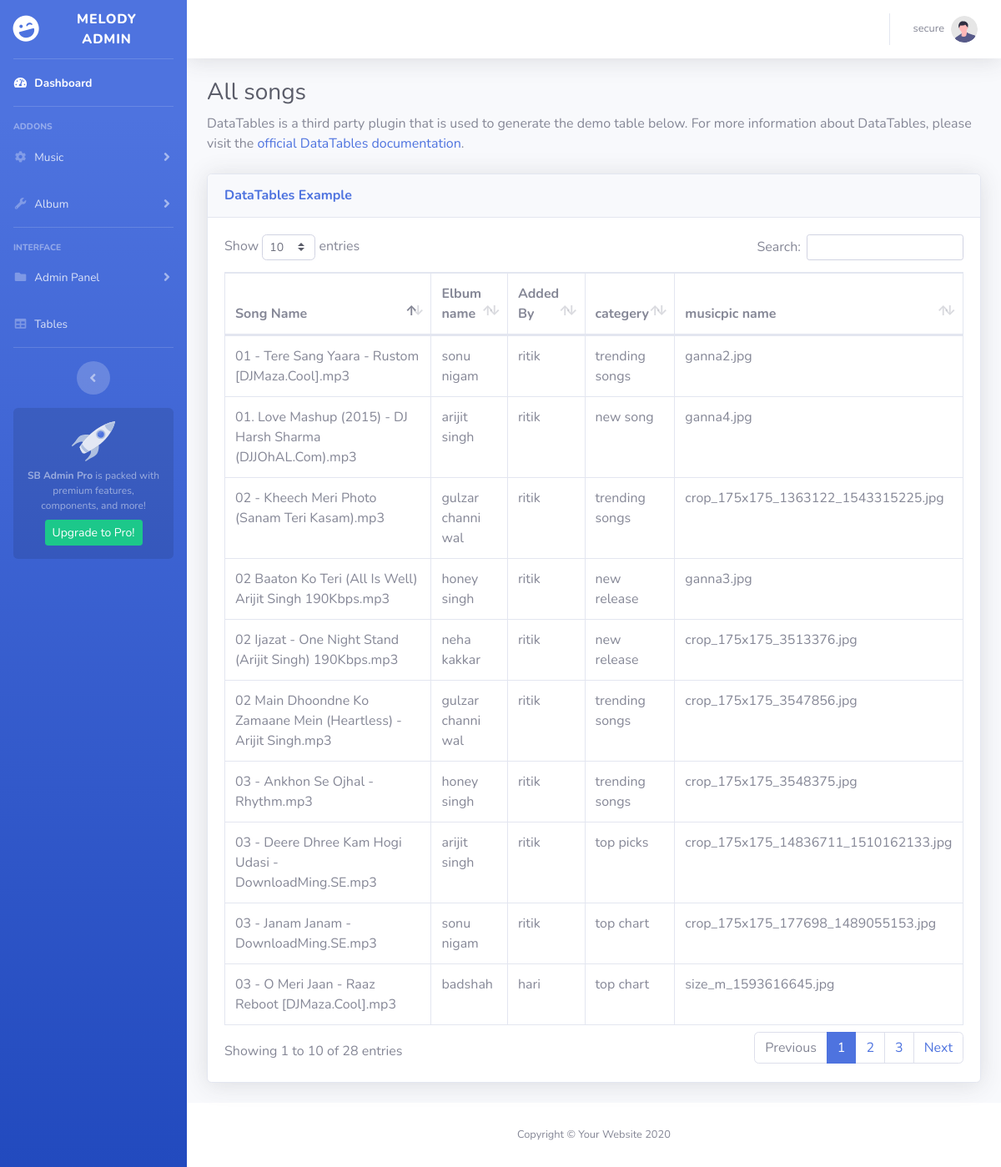
The app's page /Admin/view-music.php (signed in) with its own data.
### tables this page shows
CREATE TABLE IF NOT EXISTS `music` (
  `sr` int(11) NOT NULL AUTO_INCREMENT,
  `music` varchar(100) NOT NULL,
  `addedby` varchar(20) NOT NULL,
  `Elbum` varchar(50) NOT NULL,
  `categery` varchar(50) NOT NULL,
  `musicpic` varchar(100) NOT NULL,
  PRIMARY KEY (`sr`),
  UNIQUE KEY `music` (`music`)
);

### Admin/view-music.php (the view, shortened to what this page needs)
<!DOCTYPE html>
<html lang="en">
<head>
    <link href="vendor/fontawesome-free/css/all.min.css" rel="stylesheet" type="text/css">
    <link href="css/sb-admin-2.min.css" rel="stylesheet">
    <link href="vendor/datatables/dataTables.bootstrap4.min.css" rel="stylesheet">
</head>
<body id="page-top">
    <div id="wrapper">
      <?php
     include('nav.php');
?>
        <div id="content-wrapper" class="d-flex flex-column">
            <div id="content">
                <?php
                include('topbar.php');
                ?>
                <div class="container-fluid">
                    <h1 class="h3 mb-2 text-gray-800">All songs</h1>
                    <p class="mb-4">DataTables is a third party plugin that is used to generate the demo table below.
                        For more information about DataTables, please visit the <a target="_blank"
                            href="https://datatables.net">official DataTables documentation</a>.</p>
<?php
  include '../common/config.php';
  $sql="Select * from music ";
  $result=mysqli_query($conn, $sql);
  $num=mysqli_num_rows($result);
?>
                    <div class="card shadow mb-4">
                        <div class="card-header py-3">
                            <h6 class="m-0 font-weight-bold text-primary">DataTables Example</h6>
                        </div>
                        <div class="card-body">
                            <div class="table-responsive">
                                <table class="table table-bordered" id="dataTable" width="100%" cellspacing="0">
                                    <thead>
                                        <tr>
                                            <th>Song Name</th>
                                            <th>Elbum name</th>
                                            <th>Added By</th>
                                            <th>categery</th>
                                            <th>musicpic name</th>
                                        </tr>
                                    </thead>
                                    <tbody>
                                    <?php
                               if($num>0){
                                   while($row= mysqli_fetch_assoc($result)){
                                    ?>
                                    <tr>
                                    <td><?php echo $row['music'];  ?></td>
                                    <td><?php echo $row['Elbum'];   ?></td>
                                    <td><?php echo $row['addedby'];   ?></td>
                                    <td><?php echo $row['categery'];   ?></td>
                                    <td><?php echo $row['musicpic'];      ?></td>
                                     </tr>
                                  <?php
                                   }
                                   }
                                   else{
                                       echo "no record found";
                                   }
                                   ?>
                                    </tbody>
                                </table>
                            </div>
                        </div>
                    </div>
                </div>
            </div>
            <footer class="sticky-footer bg-white">
                <div class="container my-auto">
                    <div class="copyright text-center my-auto">
                        <span>Copyright &copy; Your Website 2020</span>
                    </div>
                </div>
            </footer>
        </div>
    </div>
</body>
</html>

### records on screen
music: music "01 - Tere Sang Yaara - Rustom [DJMaza.Cool].mp3", Elbum "sonu nigam", addedby "ritik", categery "trending songs", musicpic "ganna2.jpg"
music: music "02 Baaton Ko Teri (All Is Well) Arijit Singh 190Kbps.mp3", Elbum "honey singh", addedby "ritik", categery "new release", musicpic "ganna3.jpg"
music: music "01. Love Mashup (2015) - DJ Harsh Sharma (DJJOhAL.Com).mp3", Elbum "arijit singh", addedby "ritik", categery "new song", musicpic "ganna4.jpg"
music: music "03 - Janam Janam - DownloadMing.SE.mp3", Elbum "sonu nigam", addedby "ritik", categery "top chart", musicpic "crop_175x175_177698_1489055153.jpg"
music: music "02 - Kheech Meri Photo (Sanam Teri Kasam).mp3", Elbum "gulzar channi wal", addedby "ritik", categery "trending songs", musicpic "crop_175x175_1363122_1543315225.jpg"
music: music "02 Ijazat - One Night Stand (Arijit Singh) 190Kbps.mp3", Elbum "neha kakkar", addedby "ritik", categery "new release", musicpic "crop_175x175_3513376.jpg"
music: music "02 Main Dhoondne Ko Zamaane Mein (Heartless) - Arijit Singh.mp3", Elbum "gulzar channi wal", addedby "ritik", categery "trending songs", musicpic "crop_175x175_3547856.jpg"
music: music "03 - Ankhon Se Ojhal - Rhythm.mp3", Elbum "honey singh", addedby "ritik", categery "trending songs", musicpic "crop_175x175_3548375.jpg"
music: music "03 - Deere Dhree Kam Hogi Udasi - DownloadMing.SE.mp3", Elbum "arijit singh", addedby "ritik", categery "top picks", musicpic "crop_175x175_14836711_1510162133.jpg"
music: music "03 - O Meri Jaan - Raaz Reboot [DJMaza.Cool].mp3", Elbum "badshah", addedby "hari", categery "top chart", musicpic "size_m_1593616645.jpg"

### other values on screen
$_SESSION['username'] "secure"
